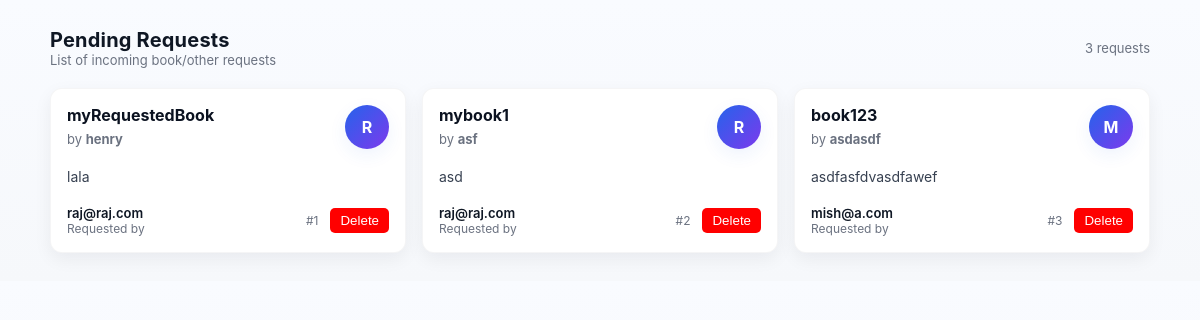
The page /requests/books/ (signed in) on the database as committed earlier.
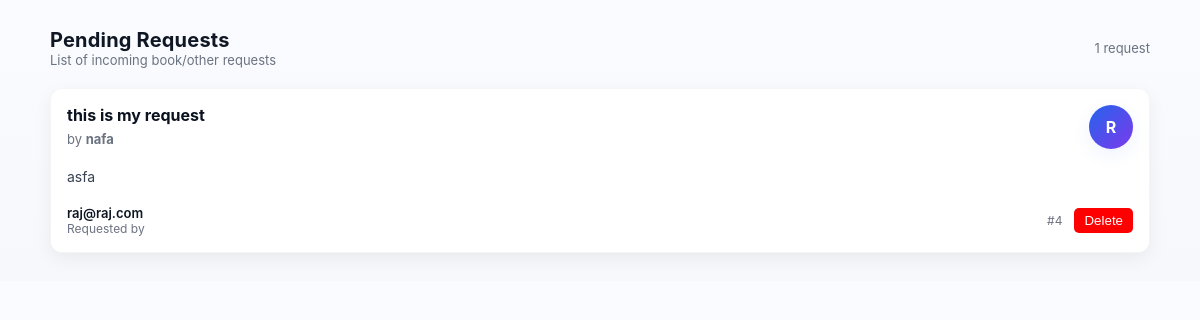
The same page on the database as committed later.
### core/models.py (models this page shows, shortened)
class BookRequest(models.Model):
    REQUEST_STATUS = [
        ("PENDING", "Pending"),
        ("REVIEWED", "Reviewed"),
        ("REJECTED", "Rejected"),
    ]
    requestedBy = models.ForeignKey(User, verbose_name='RequestedBy', on_delete=models.CASCADE)
    title = models.CharField(max_length=200)
    author = models.CharField(max_length=100, blank=True, null=True)
    description = models.TextField(blank=True, null=True)
    status = models.CharField(max_length=10, choices=REQUEST_STATUS, default="PENDING")
    requested_at = models.DateTimeField(auto_now_add=True)

class User(AbstractUser):
    class Role_choice(models.TextChoices):
        STUDENT = "STU", "Student"
        FACULTY = "FAC", "Faculty"
        LIBRARIAN = "LIB", "Librarian"
        ADMIN = "ADM", "Admin"
    role = models.CharField(max_length=50,choices=Role_choice.choices,default=Role_choice.STUDENT)

### core/views.py (the view)
# urls.py: path('requests/books/',RequestedBookView.as_view(),name='requestedbooks'),
class RequestedBookView(LoginRequiredMixin,UserPassesTestMixin,ListView):
    model=BookRequest
    template_name = 'core/requestedbook.html'
    context_object_name = 'requests'
    def test_func(self):
        return self.request.user.is_staff

### core/templates/core/requestedbook.html (shortened to what this page needs)
<!doctype html>
<html lang="en">
<head>
</head>
<body>
  <div class="container">
    <header>
      <div>
        <h1>Pending Requests</h1>
        <div class="sub">List of incoming book/other requests</div>
      </div>
      <div class="sub">{{ requests|length }} request{% if requests|length != 1 %}s{% endif %}</div>
    </header>
    {% if requests %}
      <div class="grid">
        {% for r in requests %}
          <article class="card" role="article" aria-label="{{ r.title }}">
            <div class="title-row">
              <div style="flex:1; min-width:0;">
                <div class="book-title">{{ r.title }}</div>
                <div class="book-meta">by <strong>{{ r.author }}</strong></div>
              </div>
              <div style="text-align:right;">
                <div class="avatar" title="{{ r.requestedBy.username }}">
                  {{ r.requestedBy.username|slice:":1"|upper }}
                </div>
              </div>
            </div>
            <div class="desc">
              {{ r.description|linebreaksbr }}
            </div>
            <div class="meta-row" aria-hidden="false">
              <div>
                <div class="username">{{ r.requestedBy.username }}</div>
                <div class="small-muted">Requested by</div>
              </div>
              <div style="margin-left:auto; text-align:right;">
                <div class="small-muted">#{{ r.id }}</div>
              </div>
              <div>
                <form method="post" action="{% url 'request_delete' r.id %}">
        <button type="submit" onclick="return confirm('Are you sure you want to delete this?');"
                style="background:red;color:white;padding:5px 10px;border:none;border-radius:5px;">
          Delete
        </button>
              </div>
            </div>
          </article>
        {% endfor %}
      </div>
    {% else %}
      <div class="empty">
        <h3 style="margin:0 0 8px 0">No requests found</h3>
        <p style="margin:0">There are currently no incoming requests. This area will display requests as they arrive.</p>
      </div>
    {% endif %}
  </div>
</body>
</html>

Rows that differ between the two databases and show on the page:
removed BookRequest: title "myRequestedBook", author "henry", requestedBy.username "R", description "lala", requestedBy.username "raj@raj.com", id "1"
removed BookRequest: title "mybook1", author "asf", requestedBy.username "R", description "asd", requestedBy.username "raj@raj.com", id "2"
removed BookRequest: title "book123", author "asdasdf", requestedBy.username "M", description "asdfasfdvasdfawef", requestedBy.username "mish@a.com", id "3"
added BookRequest: title "this is my request", author "nafa", requestedBy.username "R", description "asfa", requestedBy.username "raj@raj.com", id "4"
Other text that changed with them:
{{ requests|length }}: "3" → "1"
text no longer shown: "s"
